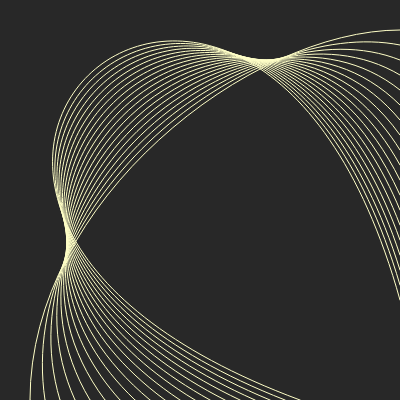
Frame 1 (no input)
Frame 60 (no input): identical to frame 1, image omitted
Frame 120 (the mouse pressed at the canvas centre since frame 60): identical to frame 1, image omitted

The p5.js sketch that drew this single still picture (run headless with seeded random() and noise() and a simulated clock; from frame 60 on, the mouse is pressed at the canvas centre):

// p5.js sketch
// ── sketch.js
//  Dimitri Balzer
//  03.11.2021
//


const SIZE = 400;

function setup() {
  createCanvas(SIZE, SIZE);
}

function draw() {
  background(40);

  noFill();
  stroke(255, 255, 199);

  let factor = 15;

  for (let i = 0; i <= 18; i++) {
    bezier(
      30 + i * factor, 400, /* 1. Anchor */
      30 - i * factor, 200, /* 1. Control */
      250, 30 - i * factor, /* 2. Control */
      400, 30 + i * factor, /* 2. Anchor */
    );
  }
}
